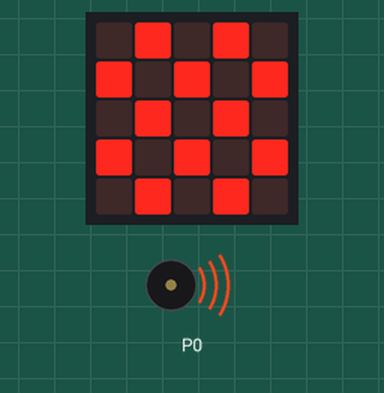
Bench run of a program on a simulated BBC micro:bit (MakeCode). On the bench: the board's 5×5 LED display, buzzer (waves = sounding).

Above: at 0.18 s.
At 107.9 s:
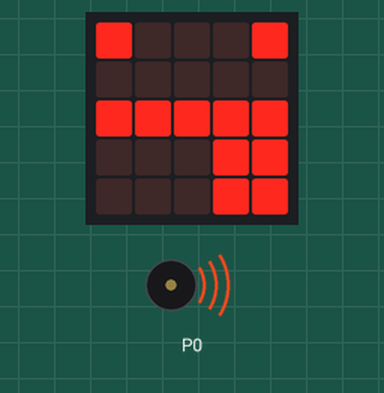
Timing chart, 0 to 130.0 s (numbered marks = the images above):
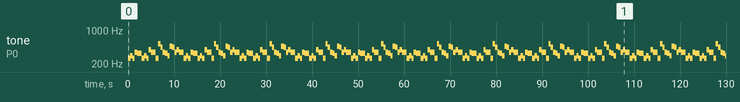

Measured:
- by itself, tone on P0: plays 262 Hz for 0.51 s, 294 Hz for 0.51 s, 262 Hz for 0.51 s, 349 Hz for 0.51 s, 330 Hz for 1.0 s, 262 Hz for 0.51 s … (226 notes in this stretch)

The program:

main.ts
```typescript
music.startMelody(music.builtInMelody(Melodies.Birthday), MelodyOptions.Forever)
basic.forever(function on_forever() {
    basic.showIcon(IconNames.Chessboard)
    basic.pause(1000)
    basic.showIcon(IconNames.Silly)
    basic.pause(1000)
})
```

test.ts
```typescript
// 在此处测试；当此软件包作为插件使用时，将不会编译此软件包。
```
